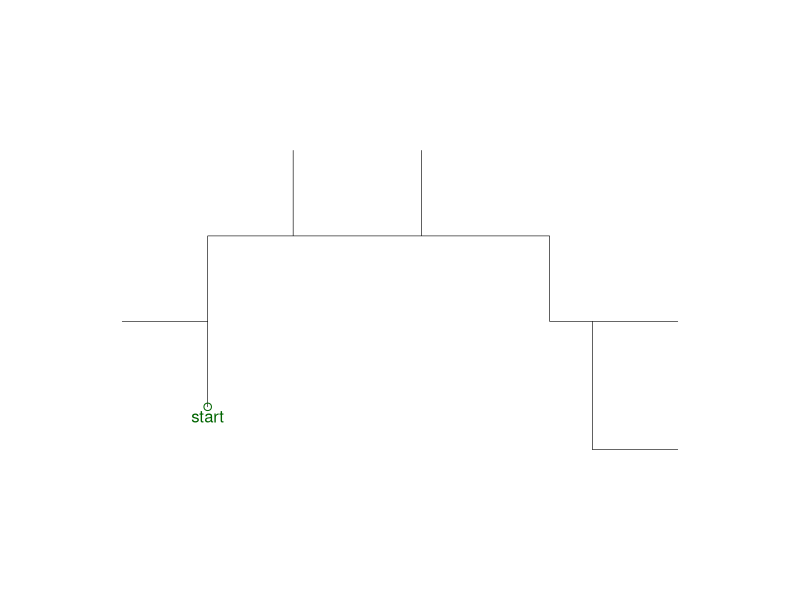
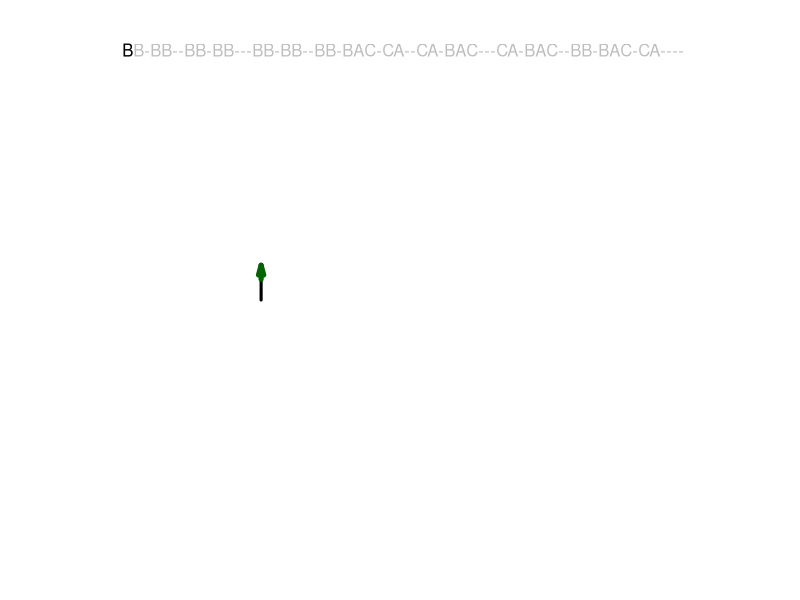
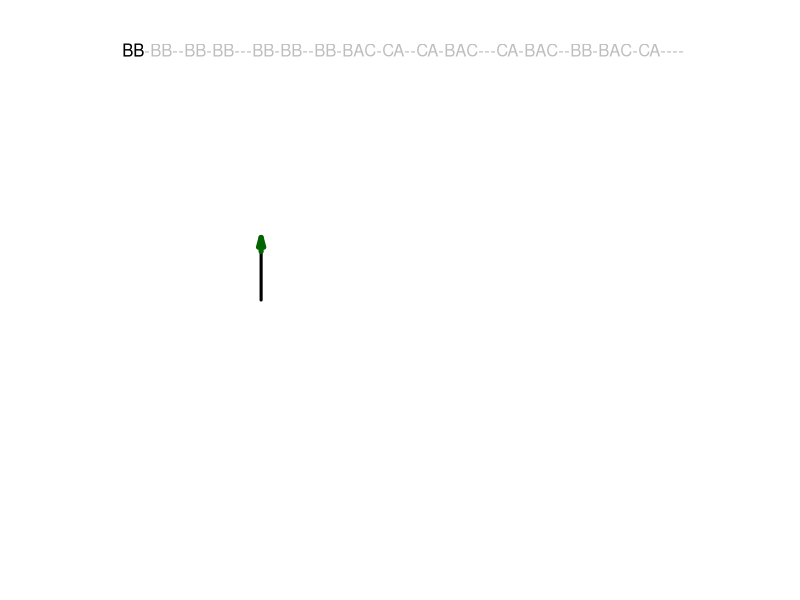
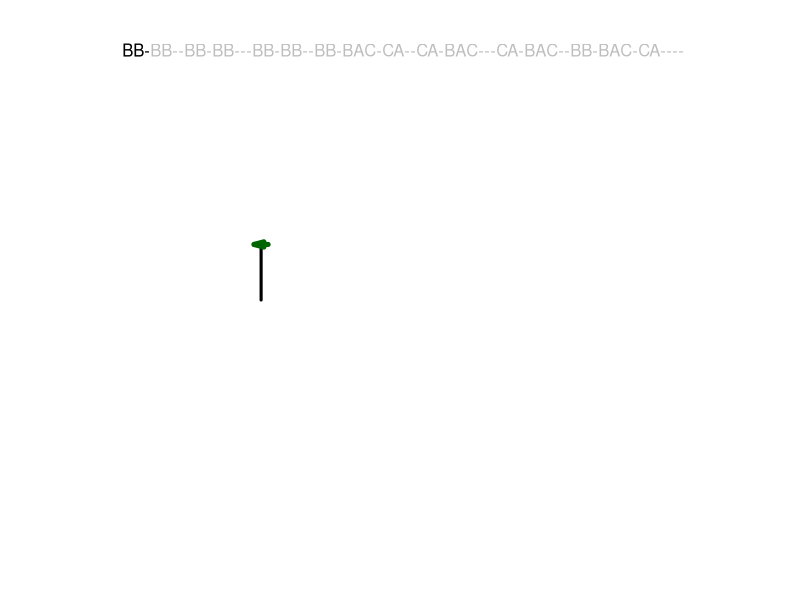
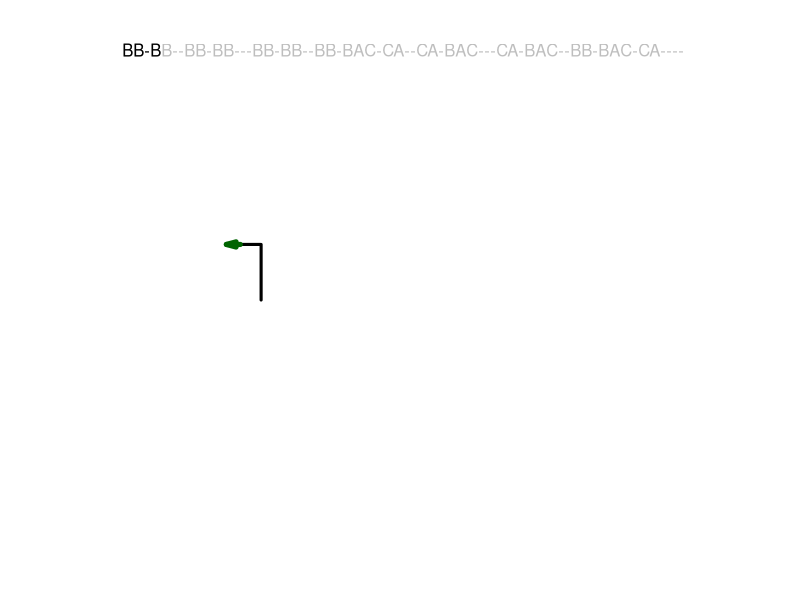
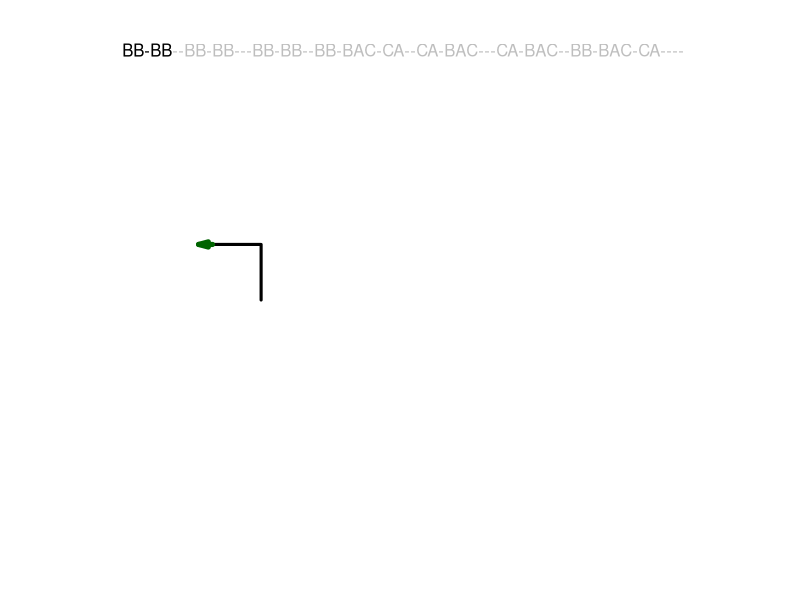
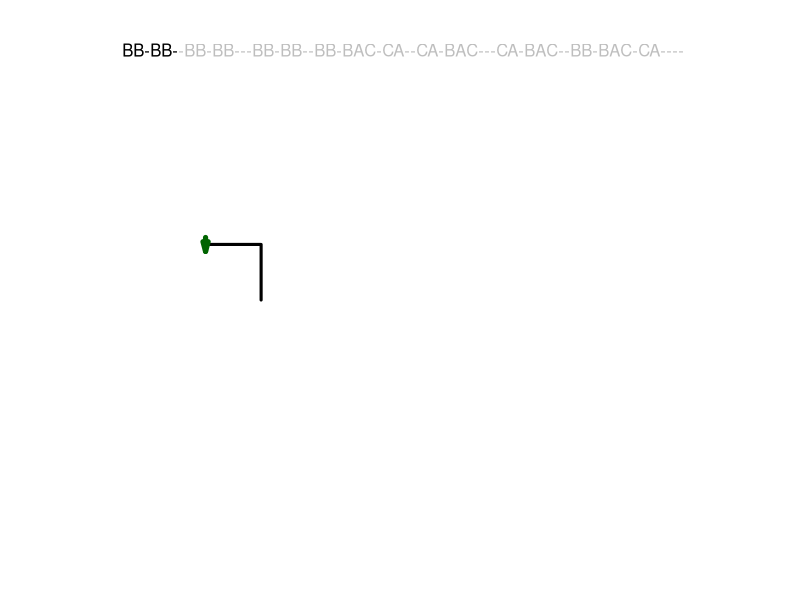
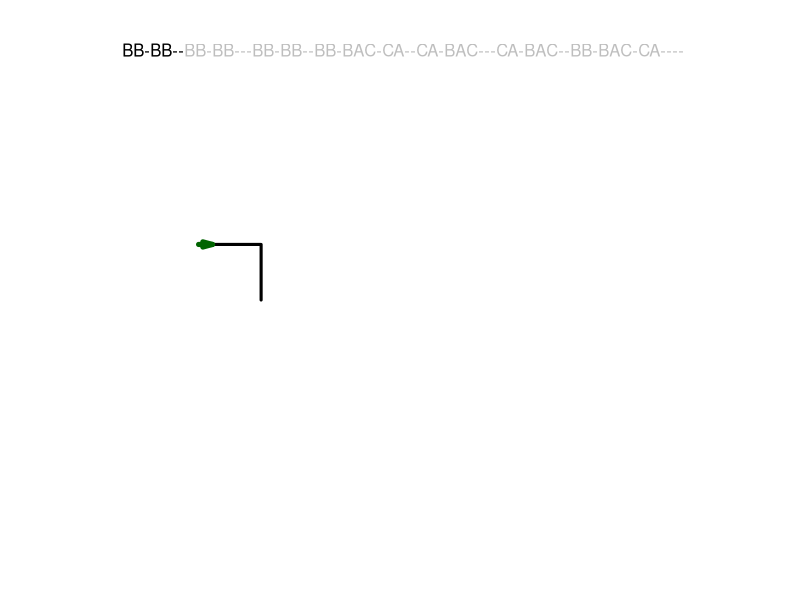

Write the R code that produced these figures, in order. (Note: this script raises an error after producing the figures.)
## ---- chunk 1
getstr = function(start="A",
                  rules=list("A"="A[+A][-A]b","b"="[+C][-C]","C"="CC"),
                  n=10){
    st = start
    for(jj in 1:n){
        ss = strsplit(st,"")[[1]]
        s2 = ss
        for(i in names(rules)){
            s2[ss==i] = rules[[i]]
        }
        st = paste0(s2,collapse="")
    }
    return(st)
}

getxyc = function(string="AA+AA+AA+A+A",angle=pi/2,angle_initial=pi/2){
    switch = 1
    d = angle_initial
    x = 0
    y = 0
    dsave = numeric()
    xsave = numeric()
    ysave = numeric()
    chs = strsplit(string,"")[[1]]
    xl = numeric(sum(chs %in% LETTERS)+sum(chs=="]")+1)
    yl = numeric(sum(chs %in% LETTERS)+sum(chs=="]")+1)
    draw = numeric(sum(chs %in% LETTERS)+sum(chs=="]")+1)
    j = 0
    for(i in 1:nchar(string)){
        ch = chs[i]
        cn = as.integer(charToRaw(ch))
        if(cn>=as.integer(charToRaw("A")) && cn<=as.integer(charToRaw("L"))){
            j = j+1
            draw[j+1] = 1
            x = x+cos(d)
            y = y+sin(d)
            xl[j+1] = x
            yl[j+1] = y
        }
        if(cn>=as.integer(charToRaw("M")) && cn<=as.integer(charToRaw("Z"))){
            j = j+1
            draw[j+1] = 0
            x = x+cos(d)
            y = y+sin(d)
            xl[j+1] = x
            yl[j+1] = y
        }
        if(cn==as.integer(charToRaw("["))){
            dsave = c(dsave,d)
            xsave = c(xsave,x)
            ysave = c(ysave,y)
        }
        if(cn==as.integer(charToRaw("]"))){
            j = j+1
            draw[j+1] = 0
            x = xsave[length(xsave)]
            y = ysave[length(ysave)]
            d = dsave[length(dsave)]
            if(length(xsave)>1){
                xsave = xsave[1:(length(xsave)-1)]
                ysave = ysave[1:(length(ysave)-1)]
                dsave = dsave[1:(length(dsave)-1)]
            } else {
                xsave = numeric()
                ysave = numeric()
                dsave = numeric()
            }
            xl[j+1] = x
            yl[j+1] = y
        }
        if(cn==as.integer(charToRaw("-"))){
            d = d+angle*switch
        }
        if(cn==as.integer(charToRaw("+"))){
            d = d-angle*switch
        }
        if(cn==as.integer(charToRaw("."))){
            switch = switch*(-1)
        }
    }
    
    xwid = max(xl)-min(xl)
    ywid = max(yl)-min(yl)
    xmid = (max(xl)+min(xl))/2
    ymid = (max(yl)+min(yl))/2
    wid = max(c(xwid,ywid))
    x2 = (xl-xmid)/wid*2
    y2 = (yl-ymid)/wid*2
    return(list(x2,y2,draw))
}

makeplot = function(xyd,lwd=1,col="blue"){
    x = xyd[[1]]
    y = xyd[[2]]
    d = xyd[[3]]
    plot(0,0,"n",xlim=c(-1,1),ylim=c(-1,1),axes=F,ann=F)
    starts = numeric()
    if(d[1]){
        starts = c(1)
    }
    starts = c(starts,which(diff(d)==1))
    ends = which(diff(d)==-1)
    if(d[length(d)]==1){
        ends = c(ends,length(d))
    }
    for(i in 1:length(starts)){
        lines(x[starts[i]:ends[i]],y[starts[i]:ends[i]],lwd=lwd,col=col)
    }
}

catinfo = function(angle,start,rules,N){
    cat(paste0("Angle = ",angle,"°\n"))
    cat(paste0("Start = ",start))
    cat("\n")
    cat("Rules:")
    cat("\n")
    cat(paste0("  ",names(rules)," > ",rules,collapse="\n"))
    cat(paste0("\nNumber of recursions = ",N))
}
## ---- chunk 2
par(mar=c(0,0,0,0),oma=c(0,0,0,0),pty="s")
angle = 90
N = 4
start_angle = 90
start = "A"
rules = list("A"="BAC-",
             "B"="BB-",
             "C"="CA-")
s = getstr(start,rules,N)
xyc = getxyc(s,angle/180*pi,angle_initial=start_angle/180*pi)
# print(xyc[[3]])
makeplot(xyc,lwd=0.6,col="black")
points(xyc[[1]][1],xyc[[2]][1],col="darkgreen")
text(xyc[[1]][1],xyc[[2]][1],"start",col="darkgreen",adj=c(0.5,1.2))
## ---- chunk 3
xyd = function(string="AA+AA+AA+A+A",angle=pi/2,angle_initial=pi/2){
    switch = 1
    d = angle_initial
    x = 0
    y = 0
    xl = c(x)
    yl = c(y)
    dsave = numeric()
    xsave = numeric()
    ysave = numeric()
    chs = strsplit(string,"")[[1]]
    xl = numeric(sum(chs %in% LETTERS)+sum(chs=="]")+1)
    yl = numeric(sum(chs %in% LETTERS)+sum(chs=="]")+1)
    draw = numeric(sum(chs %in% LETTERS)+sum(chs=="]")+1)
    draw[1]=1
    j = 1
    for(i in 1:nchar(string)){
        ch = chs[i]
        cn = as.integer(charToRaw(ch))
        if(cn>=as.integer(charToRaw("A")) && cn<=as.integer(charToRaw("L"))){
            j = j+1
            draw[j] = 1
            x = x+cos(d)
            y = y+sin(d)
            xl[j] = x
            yl[j] = y
        }
        if(cn>=as.integer(charToRaw("M")) && cn<=as.integer(charToRaw("Z"))){
            j = j+1
            draw[j] = 0
            x = x+cos(d)
            y = y+sin(d)
            xl[j] = x
            yl[j] = y
        }
        if(cn==as.integer(charToRaw("["))){
            dsave = c(dsave,d)
            xsave = c(xsave,x)
            ysave = c(ysave,y)
        }
        if(cn==as.integer(charToRaw("]"))){
            j = j+1
            draw[j] = 0
            x = xsave[length(xsave)]
            y = ysave[length(ysave)]
            d = dsave[length(dsave)]
            if(length(xsave)>1){
                xsave = xsave[1:(length(xsave)-1)]
                ysave = ysave[1:(length(ysave)-1)]
                dsave = dsave[1:(length(dsave)-1)]
            } else {
                xsave = numeric()
                ysave = numeric()
                dsave = numeric()
            }
            xl[j] = x
            yl[j] = y
        }
        if(cn==as.integer(charToRaw("-"))){
            d = d+angle*switch
        }
        if(cn==as.integer(charToRaw("+"))){
            d = d-angle*switch
        }
        if(cn==as.integer(charToRaw("."))){
            switch = switch*(-1)
        }
    }
    return(list(xl,yl,draw,x,y,d,xsave,ysave,dsave))
}
plotit = function(xyd,lwd=1,col="blue"){
    x = xyd[[1]]
    y = xyd[[2]]
    d = xyd[[3]]
    plot(0,0,"n",xlim=c(-5,15),ylim=c(-10,10),axes=F,ann=F)
    starts = numeric()
    if(d[1]){
        starts = c(1)
    }
    starts = c(starts,which(diff(d)==1))
    ends = which(diff(d)==-1)
    if(d[length(d)]==1){
        ends = c(ends,length(d))
    }
    for(i in 1:length(starts)){
        lines(x[starts[i]:ends[i]],y[starts[i]:ends[i]],lwd=lwd,col=col)
    }
}
s = "BB-BB--BB-BB---BB-BB--BB-BAC-CA--CA-BAC---CA-BAC--BB-BAC-CA----"
x = 0
y = 0
d = pi/2
for(i in 1:nchar(s)){
    par(mar=c(0,0,0,0),oma=c(0,0,0,0),pty="s")
    ss = substr(s,1,i)
    xyd1 = xyd(ss,pi/2,angle_initial=pi/2)
    plotit(xyd1,lwd=3,col=rgb(0,0,0))
    text(-5,9,s,adj=c(0,0.5),col="grey",cex=1)
    text(-5,9,ss,adj=c(0,0.5),cex=1)
    x = xyd1[[4]]
    y = xyd1[[5]]
    d = xyd1[[6]]
    xsave = round(xyd1[[7]],1)
    ysave = round(xyd1[[8]],1)
    dsave = xyd1[[9]]
    arrows(x-cos(d)/4,y-sin(d)/4,x+cos(d)/4,y+sin(d)/4,0.1,15,2,col="darkgreen",lwd=5)
    if(length(xsave)>0){
        text(-5,-9,paste0(rev(xsave),collapse="\n"),adj=c(0.5,0),col="red")
        text(0,-9,paste0(rev(ysave),collapse="\n"),adj=c(0.5,0),col="red")
        text(5,-9,paste0(rev(round(dsave/pi*180)),"°",collapse="\n"),adj=c(0.5,0),col="red")
        for(i in 1:length(xsave)){
            xs = xsave[i]
            ys = ysave[i]
            ds = dsave[i]
            arrows(xs-cos(ds)/5,ys-sin(ds)/5,xs+cos(ds)/5,ys+sin(ds)/5,0.1,15,2,col="red",lwd=2)
        }
    }
}
## ---- chunk 4
par(mar=c(0,0,0,0),oma=c(0,0,0,0),pty="s")
angle = 30
N = 7
start_angle = 90
start = "A"
rules = list("A"="A[+A][-A]B",
             "B"="[--B]A")
s = getstr(start,rules,N)
xyc = getxyc(s,angle/180*pi,angle_initial=start_angle/180*pi)
# print(xyc[[3]])
makeplot(xyc,lwd=0.6,col="darkgreen")
## ---- chunk 5
catinfo(angle,start,rules,N)
## ---- chunk 6
par(mar=c(0,0,0,0),oma=c(0,0,0,0),pty="s")
angle = 60
N = 7
start_angle = 0
start = "A"
rules = list("A"="-B+B+B+B+B+B",
             "B"="B[--CCA][-CCA]B",
             "C"="CC")
s = getstr(start,rules,N)
xyc = getxyc(s,angle/180*pi,angle_initial=start_angle/180*pi)
makeplot(xyc,lwd=0.6,col="black")
## ---- chunk 7
catinfo(angle,start,rules,N)
## ---- chunk 8
par(mar=c(0,0,0,0),oma=c(0,0,0,0),pty="s")
start = "A"
rules = list("A"="[----AAB][--AAB][++AAB]AAB",
             "B"="[-C][+C][--C][++C][---C][+++C]",
             "C"="CAB")
angle = 45
start_angle = 0
N = 6
s = getstr(start,rules,N)
xyc = getxyc(s,angle/180*pi,angle_initial=start_angle/180*pi)
makeplot(xyc,lwd=0.6,col="black")
## ---- chunk 9
catinfo(angle,start,rules,N)
## ---- chunk 10
par(mar=c(0,0,0,0),oma=c(0,0,0,0),pty="s")
start = "A"
rules = list("A"="[-AAB][--AAB][+AAB][++AAB]AAB",
             "B"="[-C][+C][--C][++C]CA",
             "C"="CC")
angle = 72
start_angle = 72/4
N = 5
s = getstr(start,rules,N)
xyc = getxyc(s,angle/180*pi,angle_initial=start_angle/180*pi)
makeplot(xyc,lwd=0.6,col="black")
## ---- chunk 11
catinfo(angle,start,rules,N)
## ---- chunk 12
par(mar=c(0,0,0,0),oma=c(0,0,0,0),pty="s")
start = "a"
rules = list("a"="-B+B+B+B+B+B",
             "B"="BB[-CCa]",
             "C"="CC")
angle = 60
start_angle = 0
N = 9
s = getstr(start,rules,N)
xyc = getxyc(s,angle/180*pi,angle_initial=start_angle/180*pi)
makeplot(xyc,lwd=1,col="black")
## ---- chunk 13
catinfo(angle,start,rules,N)
## ---- chunk 14
par(mar=c(0,0,0,0),oma=c(0,0,0,0),pty="s")
start = "A"
rules = list("A"="B+B+B+B+B",
             "B"="[-CCA]BB",
             "C"="CC")
angle = 72
start_angle = 0
N = 9
s = getstr(start,rules,N)
xyc = getxyc(s,angle/180*pi,angle_initial=start_angle/180*pi)
makeplot(xyc,lwd=1,col="black")
## ---- chunk 15
catinfo(angle,start,rules,N)
## ---- chunk 16
par(mar=c(0,0,0,0),oma=c(0,0,0,0),pty="s")
start = "A"
rules = list("A"="+A-B-B[B]",
             "B"="-B+A+A[A]")
angle = 45
start_angle = 0
N = 8
s = getstr(start,rules,N)
xyc = getxyc(s,angle/180*pi,angle_initial=start_angle/180*pi)
makeplot(xyc,lwd=1,col="black")
## ---- chunk 17
catinfo(angle,start,rules,N)
## ---- chunk 18
par(mar=c(0,0,0,0),oma=c(0,0,0,0),pty="s")
start = "A"
rules = list("A"="AA[-A][+A]")
angle = 90
start_angle = 0
N = 8
s = getstr(start,rules,N)
xyc = getxyc(s,angle/180*pi,angle_initial=start_angle/180*pi)
makeplot(xyc,lwd=1,col="black")
## ---- chunk 19
catinfo(angle,start,rules,N)
## ---- chunk 20
par(mar=c(0,0,0,0),oma=c(0,0,0,0),pty="s")
start = "A"
rules = list("A"="AcbcA",
             "b"="[+A][-A][++A][--A][+++A][---A][++++A][----A][+++++A][-----A]",
             "c"="bAb")
angle = 30
start_angle = 0
N = 6
s = getstr(start,rules,N)
xyc = getxyc(s,angle/180*pi,angle_initial=start_angle/180*pi)
makeplot(xyc,lwd=1,col="black")
## ---- chunk 21
catinfo(angle,start,rules,N)
## ---- chunk 22
par(mar=c(0,0,0,0),oma=c(0,0,0,0),pty="s")
start = "AB"
rules = list("A"="B--B",
             "B"="AA+++AA")
angle = 30
start_angle = 0
N = 12
s = getstr(start,rules,N)
xyc = getxyc(s,angle/180*pi,angle_initial=start_angle/180*pi)
makeplot(xyc,lwd=1,col="black")
## ---- chunk 23
catinfo(angle,start,rules,N)
## ---- chunk 24
par(mar=c(0,0,0,0),oma=c(0,0,0,0),pty="s")
start = "x"
rules = list("x"="FFF[+FFF+FFF+FF+FF+F+Fx][-FFF-FFF-FF-FF-F-Fx]Fx",
             "F"="FFx")
angle = 30
start_angle = 90
N = 6
s = getstr(start,rules,N)
xyc = getxyc(s,angle/180*pi,angle_initial=start_angle/180*pi)
makeplot(xyc,lwd=0.3,col="black")
## ---- chunk 25
catinfo(angle,start,rules,N)
## ---- chunk 26
par(mar=c(0,0,0,0),oma=c(0,0,0,0),pty="s")
start = "A"
rules = list("A"="AB",
             "B"="A[++C][--C]",
             "C"="C[+C][-C]A")
angle = 45
start_angle = 90
N = 10
s = getstr(start,rules,N)
xyc = getxyc(s,angle/180*pi,angle_initial=start_angle/180*pi)
makeplot(xyc,lwd=1,col="maroon")
## ---- chunk 27
catinfo(angle,start,rules,N)
## ---- chunk 28
par(mar=c(0,0,0,0),oma=c(0,0,0,0),pty="s")
start = "-x"
rules = list("x"="F+[[x]-x]-F[-Fx]+x",
             "F"="FF")
angle = 25
start_angle = 90
N = 7
s = getstr(start,rules,N)
xyc = getxyc(s,angle/180*pi,angle_initial=start_angle/180*pi)
makeplot(xyc,lwd=1,col=rgb(0.5,0,0.5))
## ---- chunk 29
catinfo(angle,start,rules,N)
## ---- chunk 30
par(mar=c(0,0,0,0),oma=c(0,0,0,0),pty="s")
start = "b"
rules = list("A"="AA",
             "b"="AbA+AbA+AbA")
angle = 90
start_angle = 90
N = 9
s = getstr(start,rules,N)
xyc = getxyc(s,angle/180*pi,angle_initial=start_angle/180*pi)
makeplot(xyc,lwd=1,col=rgb(0,0,0.5))
## ---- chunk 31
catinfo(angle,start,rules,N)
## ---- chunk 32
par(mar=c(0,0,0,0),oma=c(0,0,0,0),pty="s")
start = "A"
rules = list("A"="A+A-A")
angle = 115
start_angle = 90
N = 11
s = getstr(start,rules,N)
xyc = getxyc(s,angle/180*pi,angle_initial=start_angle/180*pi)
makeplot(xyc,lwd=1,col=rgb(0,0,0))
## ---- chunk 33
catinfo(angle,start,rules,N)
## ---- chunk 34
par(mar=c(0,0,0,0),oma=c(0,0,0,0),pty="s")
start = "A"
rules = list("A"="A[+AA][-AA]B",
             "B"="ABA")
angle = 90
start_angle = -90
N = 7
s = getstr(start,rules,N)
xyc = getxyc(s,angle/180*pi,angle_initial=start_angle/180*pi)
makeplot(xyc,lwd=1,col=rgb(0,0,0))
## ---- chunk 35
catinfo(angle,start,rules,N)
## ---- chunk 36
par(mar=c(0,0,0,0),oma=c(0,0,0,0),pty="s")
start = "x"
rules = list("x"="FFF[+FF+FF+FF+F+Fx][-FF-FF-FF-F-Fx]FFFFFFFFFFFFFFx",
             "F"="FF")
angle = 6
start_angle = 90
N = 8
s = getstr(start,rules,N)
xyc = getxyc(s,angle/180*pi,angle_initial=start_angle/180*pi)
makeplot(xyc,lwd=1,col=rgb(0,0,0))
## ---- chunk 37
catinfo(angle,start,rules,N)
